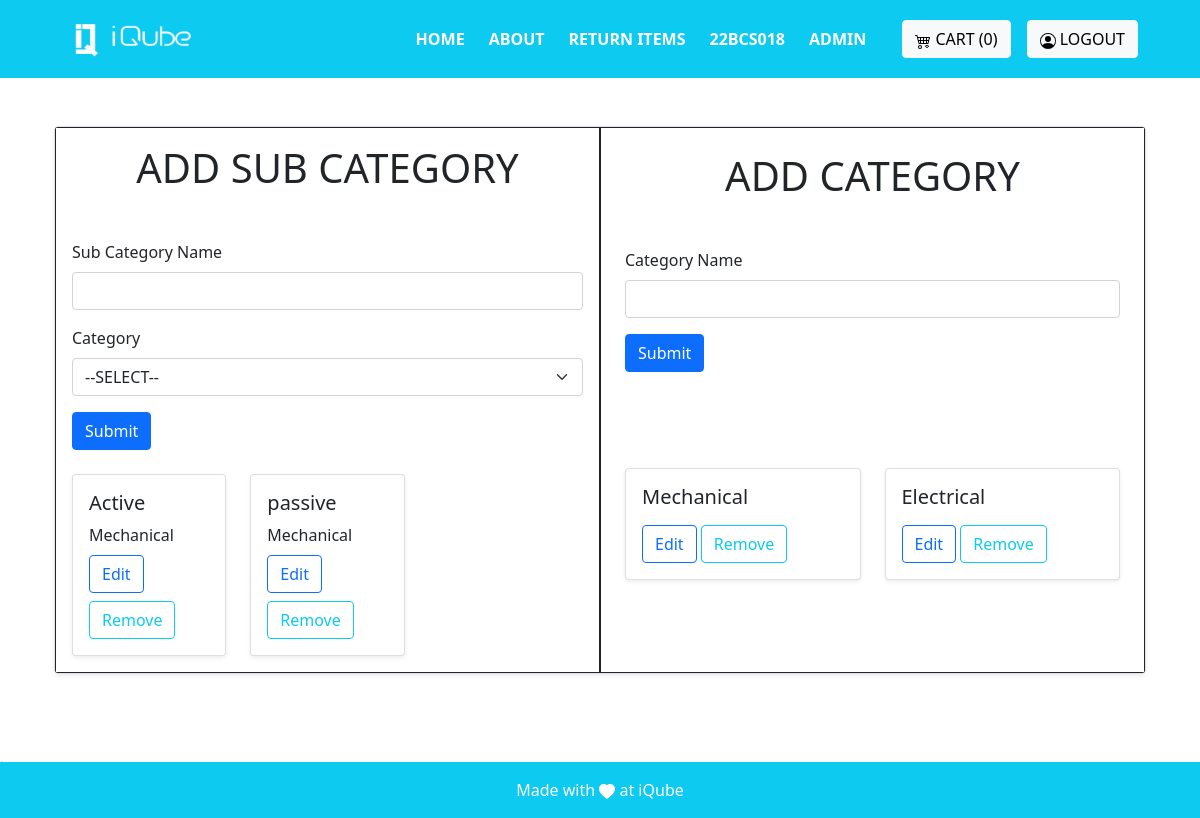
Page /add_category/ (signed in) on the committed database.
### invention/models.py (models this page shows, shortened)
class SubCategory(models.Model):
    name_sub=models.CharField(max_length=25)
    category = models.ForeignKey('Category', on_delete=models.CASCADE)
    created_by = models.ForeignKey(User, on_delete=models.CASCADE)
    created_at=models.DateTimeField(auto_now=True)

class Category(models.Model):
    name=models.CharField(max_length=25)
    created_by = models.ForeignKey(User, on_delete=models.CASCADE)
    created_at=models.DateTimeField(auto_now=True)
    class Meta:
        verbose_name_plural = 'Categories'

### invention/decorators.py (the view)
        def wrapper_func(request, *args, **kwargs):
            group = None
            mail=AdminMail.objects.all()
            p=0
            for i in mail:
                if request.user.email==i.mail:
                    p=10
            if request.user.groups.exists():
                group = request.user.groups.all()[0].name
            if (group in allowed_roles) or (p==10):
              return view_func(request, *args, **kwargs)
            else:
                return view_func(request, *args, **kwargs)

### invention/templates/adminview/add_category.html (shortened to what this page needs)
{% extends 'base.html' %}
{% load static %}
{% block base %}
<head>
    <link href="https://cdn.jsdelivr.net/npm/bootstrap@5.0.2/dist/css/bootstrap.min.css" rel="stylesheet">
<head>
<body>
    <div class="container mb-1 mt-5" style="display:flex;justify-content:center;align-items:center">
    <div class="col-md-12">
        <div class="row row-cols-md-2 g-0 border rounded overflow-hidden flex-md-row mb-4 shadow-sm h-md-250 position-relative">
        <div class="p-3  border border-dark border-1">
          <form method="POST"  onsubmit="return checkCategory()">
            <center><h1 style="font-style:Serif" class="mb-5">ADD SUB CATEGORY </h1></center>
            <div class="mb-3">
                <label for="exampleInputEmail1" class="form-label">Sub Category Name</label>
                <input type="text" class="form-control" id="exampleInputEmail1" name="form1" required>
            </div>
            <div class="mb-3">
              <label for="select" class="form-label">Category</label>
              <select class="form-select" id="select" name="category" required>
                  <option disabled selected>--SELECT--</option>
              </select>
          </div>
          <button type="submit" id="submitBtn" class="btn btn-primary">Submit</button>
        </form>
        <div class="mt-4" id="productsContainer">
          <div class="row row-cols-1 row-cols-md-3" id="productList">
            {% for category in sub_categories reversed %}
            <div class="col product-card">
              <div class="card shadow-sm">
                <div class="card-body">
                  <h5 class="card-title">{{ category.name_sub }}</h5>
                  <div class="card-text">{{ category.category.name}}</div>
                  <a href="{% url 'edit_subcategory' category.id %}"><button class="mt-2 btn btn-outline-primary" onclick="return confirmSubmitItem('{{ category.id }}')">Edit</button></a> <a href="{% url 'delete_subcategory' category.id %}"><button class="btn btn-outline-info mt-2" onclick="return confirmRemoveItem('{{ category.id }}')">Remove</button></a>
                  </div>
                </div>
              </div>
              {% empty %}
              <p>Not yet added</p>
            {% endfor %}
            </div>
          </div>
      </div>
      <div class=" border border-dark border-1">
          <div class="col p-4 d-flex flex-column position-static" >
            <form method="POST" onsubmit="return checkCategory()">
                <center><h1 style="font-style:Serif" class="mb-5">ADD CATEGORY </h1></center>
                <div class="mb-3">
                    <label for="exampleInputEmail1" class="form-label">Category Name</label>
                    <input type="text" class="form-control" id="exampleInputEmail1" name="form2" required>
                </div>
                <button type="submit" class="btn btn-primary">Submit</button>
            </form>
          </div>
          <div class="p-4 mt-5" id="productsContainer">
            <div class="row row-cols-1 row-cols-md-2 g-4" id="productList">
              {% for category in categories reversed %}
              <div class="col product-card">
                <div class="card shadow-sm">
                  <div class="card-body">
                    <h5 class="card-title">{{ category.name }}</h5>
                    <a href="{% url 'edit_category' category.id %}"><button class="mt-2 btn btn-outline-primary" onclick="return confirmSubmitItem('{{ category.id }}')">Edit</button></a> <a href="{% url 'delete_category' category.id %}"><button class="btn btn-outline-info mt-2" onclick="return confirmRemoveItem('{{ category.id }}')">Remove</button></a>
                    </div>
                  </div>
                </div>
                {% empty %}
                <p>Not yet added</p>
              {% endfor %}
              </div>
            </div>
        </div>
        </div>
    </div>
    </div>
      <div class="mb-5 mt-5">
        .
      </div>
</body>
{% endblock %}

### invention/templates/base.html (shortened to what this page needs)
{% load static %}
<!DOCTYPE html>
<html lang="en">
<head>
    <link href="https://cdn.jsdelivr.net/npm/bootstrap@5.3.2/dist/css/bootstrap.min.css" rel="stylesheet"
>
        <link rel="stylesheet" href="https://cdn.jsdelivr.net/npm/bootstrap@5.3.0/dist/css/bootstrap.min.css">
    <link rel="stylesheet" href="https://cdn.datatables.net/1.11.10/css/dataTables.bootstrap5.min.css">
    <link rel="stylesheet" href="https://cdnjs.cloudflare.com/ajax/libs/twitter-bootstrap/5.3.0/css/bootstrap.min.css">
     <link rel="stylesheet" href="https://cdn.datatables.net/2.0.2/css/dataTables.bootstrap4.css">
</head>
<body>
    <nav class="sticky-top navbar navbar-expand-lg navbar-dark bg-info  p-3" >
    <div class="container">
            <a class="navbar-brand" href="#">
                <img src="{% static 'images/logo-white.png' %}" alt="Logo" height="36" width="150">
            </a>
            <div class="collapse navbar-collapse justify-content-end" id="navbarNav">
                <ul class="navbar-nav mx-3">
                    <li class="nav-item mx-1">
                        <a class="nav-link active text-white fw-semibold" href="{% url 'Home'%}">HOME</a>
                    </li>
                    <li class="nav-item mx-1">
                        <a class="nav-link active text-white fw-semibold" href="{% url 'About' %}">ABOUT</a>
                    </li>
                    <li class="nav-item mx-1">
                        <a href="/return_form" class="nav-link active text-white fw-semibold">RETURN ITEMS</a>
                    </li>
                    <li class="nav-item mx-1">
                        <a href="{% url 'Home' %}" class="nav-link active text-white fw-semibold">{{name}}</a>
                    </li>
                    {% if  admin_group %}
                           <li class="nav-item mx-1"> <a class="nav-link active text-white fw-semibold" href="{% url 'admin_views' %}">ADMIN</a> </li>
                    {% elif super_admin_group %}
                            <li class="nav-item mx-1"><a class="nav-link active text-whtie fw-semibold" href="{% url 'admin_views' %}">ADMIN</a> </li>
                    {% endif %}
                </ul>
            </div>
            <div class="mt-3 mt-lg-0 mx-2">
                <a class="btn btn-light" href="{% url 'view_cart' %}">
                    CART ({{count}})
                </a>
            </div>
            {% if not user.is_authenticated %}
            <div class="mt-3 mt-lg-0 mx-2">
                <a class="btn btn-light" href="{% url 'social:begin' 'azuread-tenant-oauth2' %}">
                    <svg xmlns="http://www.w3.org/2000/svg" width="16" height="16" fill="currentColor" class="bi bi-person-circle" viewBox="0 0 16 16">
                    <path d="M11 6a3 3 0 1 1-6 0 3 3 0 0 1 6 0"/>
                        <path fill-rule="evenodd" d="M0 8a8 8 0 1 1 16 0A8 8 0 0 1 0 8m8-7a7 7 0 0 0-5.468 11.37C3.242 11.226 4.805 10 8 10s4.757 1.225 5.468 2.37A7 7 0 0 0 8 1"/>
                    </svg>
                    LOGIN
                </a>
            </div>
            {% else %}
            <div class="mt-3 mt-lg-0 mx-2">
                <a class="btn btn-light" href="{% url 'logout' %}">
                    LOGOUT
                </a>
            </div>
            {% endif %}
        </div>
    </nav>
    <main>
        <div>
            {% block base %}{% endblock %}
        </div>
    </main>
    <footer class="bg-light text-center text-lg-start fixed-bottom">
        <div class="text-center p-2 bg-info p-3" style=" color: white;">
            <div>Made with
                <svg xmlns="http://www.w3.org/2000/svg" width="16" height="16" fill="currentColor"
                    class="bi bi-heart-fill" viewBox="0 0 16 16">
                    <path fill-rule="evenodd"
                        d="M8 1.314C12.438-3.248 23.534 4.735 8 15-7.534 4.736 3.562-3.248 8 1.314z" />
                </svg>
               at iQube
            </div>
        </div>
    </footer>
</body>
</html>
{% load sweetify %}

### invention/templates/base.html (style rules this page uses)
html { scroll-behavior:smooth; }

### rows in the picture
SubCategory: name_sub "Active", category.name "Mechanical"
SubCategory: name_sub "passive", category.name "Mechanical"
Category: name "Mechanical"
Category: name "Electrical"

### other values in the picture
{{ name }} "22BCS018"
{{ count }} "0"
